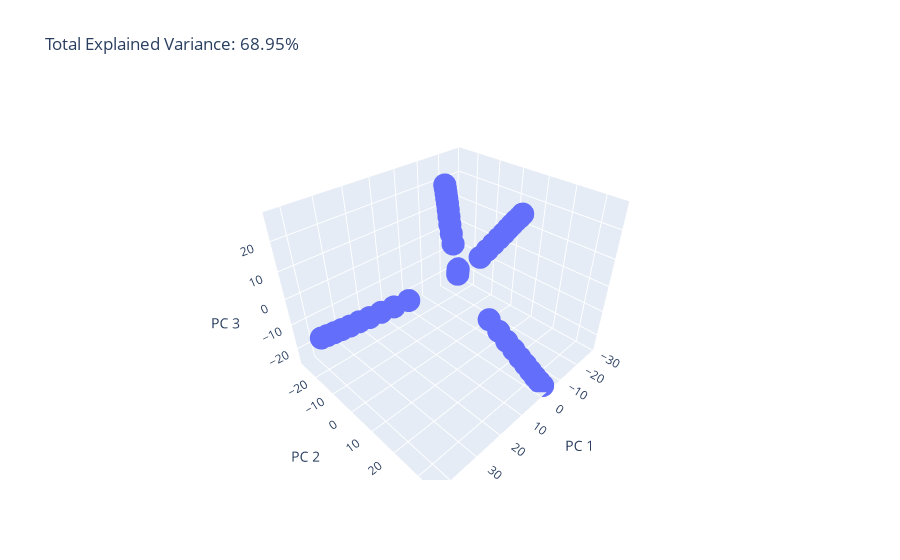

The cell this chart's notebook holds for it:
### Code cell
X = Xlist

pca = PCA(n_components=3)
components = pca.fit_transform(X)

total_var = pca.explained_variance_ratio_.sum() * 100

fig = px.scatter_3d(
    components, x=0, y=1, z=2,
    title=f'Total Explained Variance: {total_var:.2f}%',
    labels={'0': 'PC 1', '1': 'PC 2', '2': 'PC 3'}
)
fig.show()

### Figure 1 — Plotly figure (JSON) as saved in the notebook; plotly's stock layout.template omitted (floating-point values rounded to 4 significant figures)
{"data": [{"hovertemplate": "PC 1=%{x}<br>PC 2=%{y}<br>PC 3=%{z}<extra></extra>", "legendgroup": "", "marker": {"color": "#636efa", "symbol": "circle"}, "mode": "markers", "name": "", "scene": "scene", "showlegend": false, "type": "scatter3d", "x": [-2.236, -2.791, -3.25, -3.781, -4.245, -4.669, -4.996, -5.372, -5.644, -5.861, -0.8821, -1.208, -1.482, -1.715, -1.85, -2.102, -2.276, -2.429, -2.638, -2.782, -10.7, -13.79, -16.49, -18.93, -20.98, -22.79, -24.58, -25.95, -27.23, -28.35, -2.323, -3.024, -3.599, -4.068, -4.493, -4.791, -5.1, -5.472, -5.789, -5.975, 16.25, 20.96, 24.95, 28.52, 31.63, 34.45, 36.9, 39.06, 41.07, 42.81], "y": [-4.359, -5.731, -6.811, -7.747, -8.557, -9.299, -9.956, -10.62, -11.19, -11.68, 13.31, 17.25, 20.49, 23.33, 25.86, 28.06, 30.06, 31.88, 33.41, 34.86, -10.32, -13.29, -15.85, -18.15, -20.06, -21.79, -23.41, -24.82, -26.07, -27.08, 7.124, 9.168, 10.9, 12.43, 13.76, 14.97, 15.98, 16.92, 17.83, 18.58, -5.551, -7.204, -8.605, -9.829, -10.92, -11.88, -12.76, -13.51, -14.22, -14.89], "z": [10.25, 13.25, 15.87, 18.1, 20.03, 21.78, 23.3, 24.63, 25.92, 26.9, -9.786, -12.49, -14.82, -16.78, -18.58, -20.2, -21.72, -23.06, -24.16, -25.12, -7.943, -10.19, -12.23, -13.94, -15.49, -16.84, -18.12, -19.25, -20.22, -21.07, 10.19, 13.22, 15.8, 18.09, 20.07, 21.92, 23.48, 24.92, 26.13, 27.29, -3.069, -3.94, -4.643, -5.366, -5.879, -6.477, -6.923, -7.286, -7.614, -7.95]}], "layout": {"legend": {"tracegroupgap": 0}, "scene": {"domain": {"x": [0, 1], "y": [0, 1]}, "xaxis": {"title": {"text": "PC 1"}}, "yaxis": {"title": {"text": "PC 2"}}, "zaxis": {"title": {"text": "PC 3"}}}, "title": {"text": "Total Explained Variance: 68.95%"}}}
